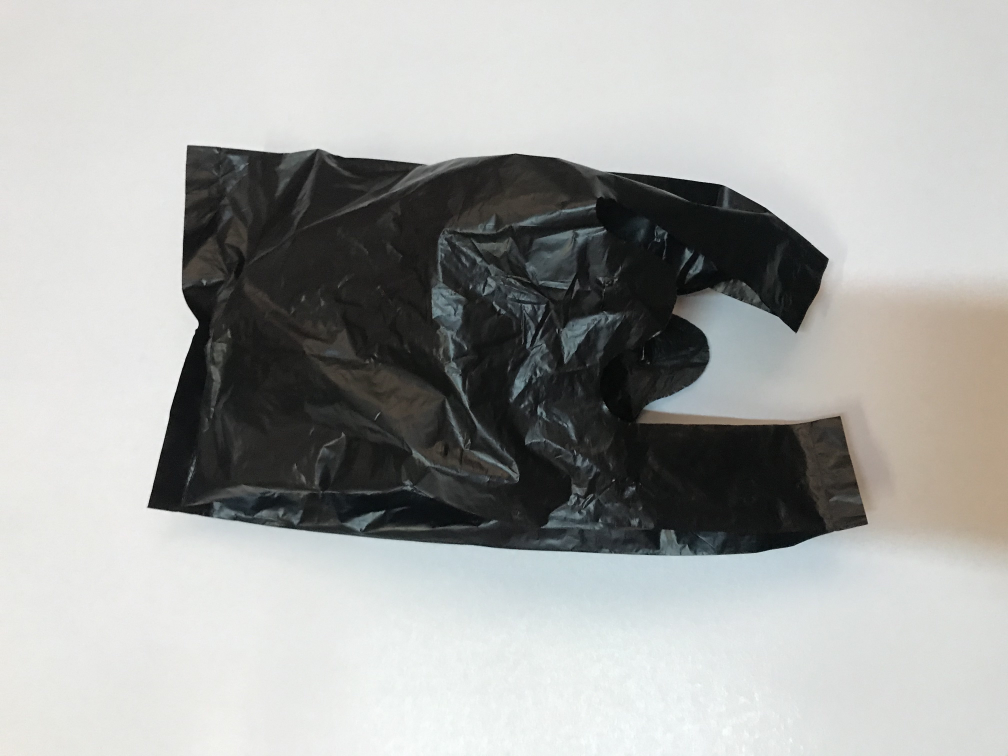
#> input picture plasticbag2.jpeg, 4032 x 3024 px (shown at 1/4 size)
$ python color-detecting.py
#> lines starting #> are read from the running program, lines starting #| are printed output that depends on the picture; after the words box and inside, x2 and y2 are one past the last pixel; in counts of white or black regions, pixels touching at a corner belong together
import cv2
import numpy as np
path = 'plasticbag2.jpeg'
def empty(a):
    pass

cv2.namedWindow('TrackBars')
cv2.resizeWindow('TrackBars',640,240)
cv2.createTrackbar('Hue Min','TrackBars',0,179,empty)
cv2.createTrackbar('Hue Max','TrackBars',175,179,empty)
cv2.createTrackbar('Sat Min','TrackBars',0,255,empty)
cv2.createTrackbar('Sat Max','TrackBars',212,255,empty)
cv2.createTrackbar('Value Min','TrackBars',14,255,empty)
cv2.createTrackbar('Value Max','TrackBars',142,255,empty)
while True:
    img = cv2.imread(path)
#> img is the input picture: shape (3024, 4032, 3); mean B, G, R 165, 167.1, 166
    imgResize = cv2.resize(img,(640,480))
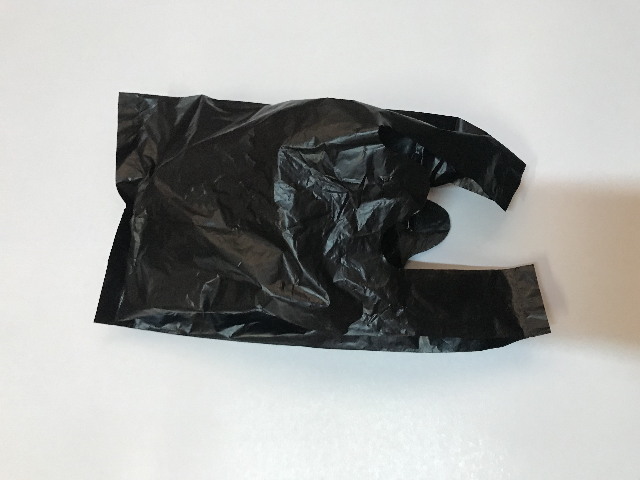
#> imgResize: shape (480, 640, 3); mean B, G, R 164.9, 167.1, 165.9
    imgHSV= cv2.cvtColor(imgResize , cv2.COLOR_BGR2HSV)
#> imgHSV: shape (480, 640, 3); mean H, S, V 51.7, 13.1, 168.5
    h_min = cv2.getTrackbarPos('Hue Min','TrackBars')
    h_max = cv2.getTrackbarPos('Hue Max', 'TrackBars')
    s_min = cv2.getTrackbarPos('Sat Min', 'TrackBars')
    s_max = cv2.getTrackbarPos('Sat Max', 'TrackBars')
    v_min = cv2.getTrackbarPos('Value Min', 'TrackBars')
    v_max = cv2.getTrackbarPos('Value Max', 'TrackBars')
    print(h_min,h_max,s_min,s_max,v_min,v_max)
    lower = np.array([h_min,s_min,v_min])
    upper = np.array([h_max,s_max,v_max])
    mask = cv2.inRange(imgHSV,lower,upper)
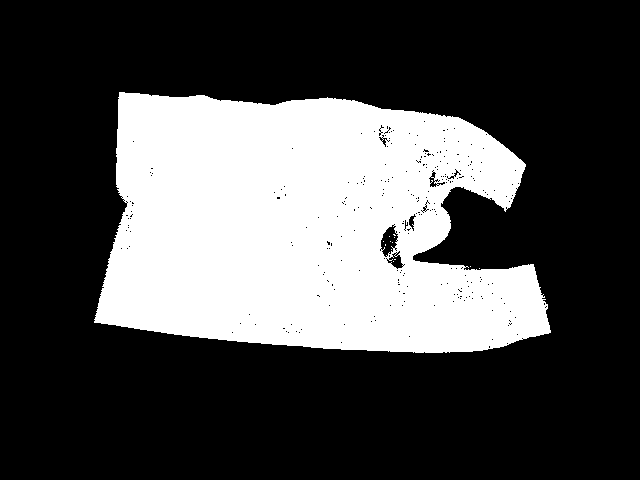
#> mask: shape (480, 640); 29.8% white; 13 white regions (12 under 20 px), largest, box (x1, y1, x2, y2) and area: (94, 92, 551, 353) 91447
    imgResult = cv2.bitwise_and(imgResize,imgResize,mask=mask)
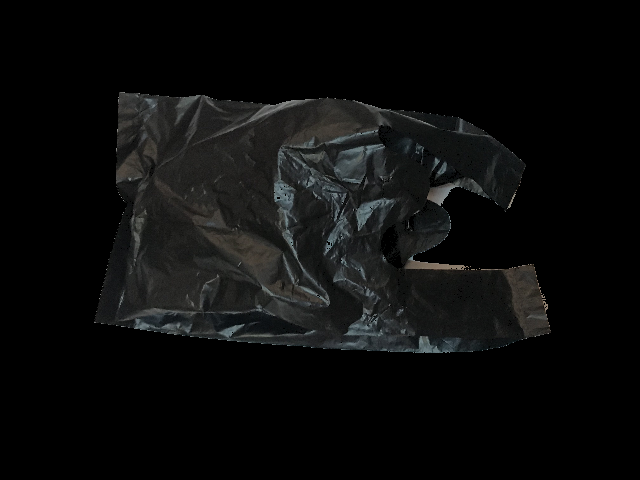
#> imgResult: shape (480, 640, 3); mean B, G, R 11.8, 12, 11.5

    cv2.imshow('HSV',imgHSV)
    cv2.imshow('Mask',mask)
    cv2.imshow('Result', imgResult )
    cv2.waitKey(1)

$ run again, with face.jpg copied over plasticbag2.jpeg
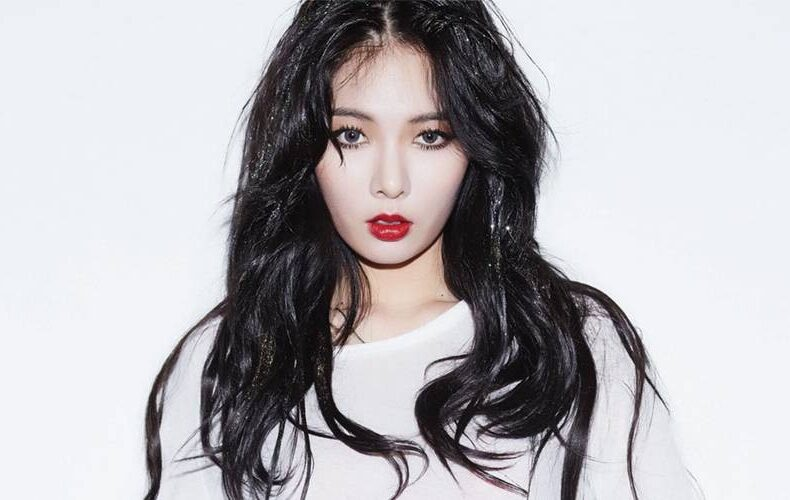
#> input picture face.jpg, 790 x 500 px
#> img is the input picture: shape (500, 790, 3); mean B, G, R 182.4, 178.5, 180.8
#> imgHSV: shape (480, 640, 3); mean H, S, V 111.4, 18.6, 185.5
#> `mask = cv2.inRange(imgHSV,lower,upper)`:
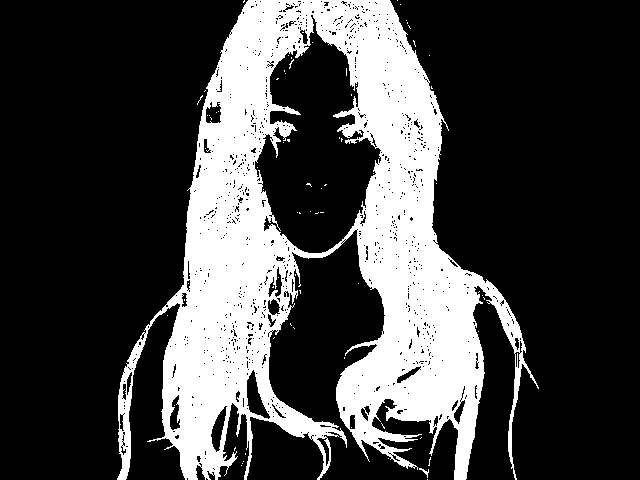
#> mask: shape (480, 640); 26.8% white; 75 white regions (73 under 20 px), largest, box (x1, y1, x2, y2) and area: (117, 0, 539, 480) 82073, (419, 468, 429, 478) 31
#> `imgResult = cv2.bitwise_and(imgResize,imgResize,mask=mask)`:
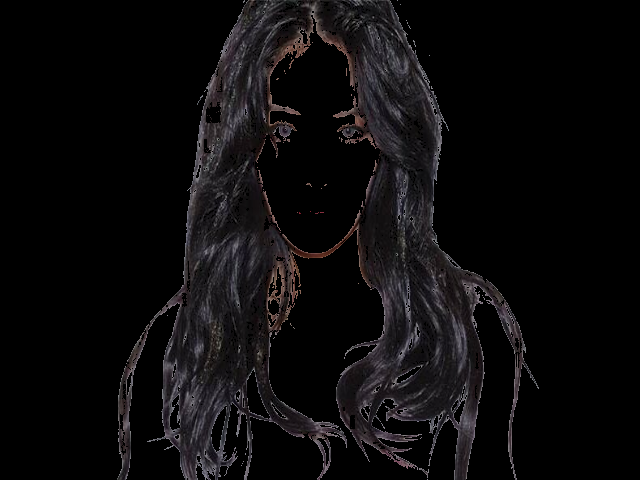
#> imgResult: shape (480, 640, 3); mean B, G, R 12.4, 11.4, 12.7
